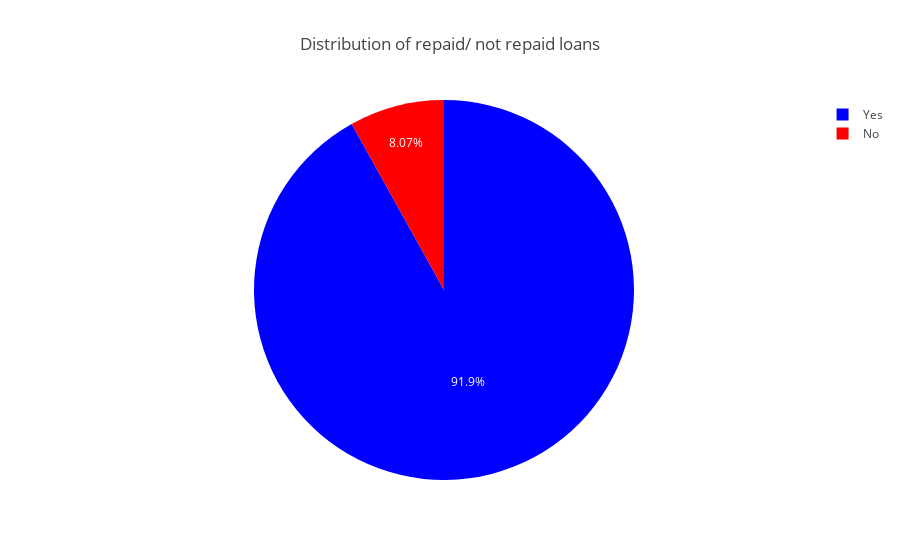

Here is the notebook cell this chart was saved with:
### Code cell
trace = go.Pie(labels=df.repaid, values=df.numOfLoans, marker=dict(colors=['blue', 'red']))
layout = go.Layout(title = 'Distribution of repaid/ not repaid loans')
fig = go.Figure(data = [trace], layout = layout)
iplot(fig)

### Figure 1 — Plotly figure (JSON) as saved in the notebook; plotly's stock layout.template omitted (floating-point values rounded to 4 significant figures)
{"data": [{"labels": ["Yes", "No"], "marker": {"colors": ["blue", "red"]}, "type": "pie", "uid": "c20bd861-ea48-46ba-a77d-b8cf7020d87b", "values": [282686, 24825]}], "layout": {"title": {"text": "Distribution of repaid/ not repaid loans"}}}
